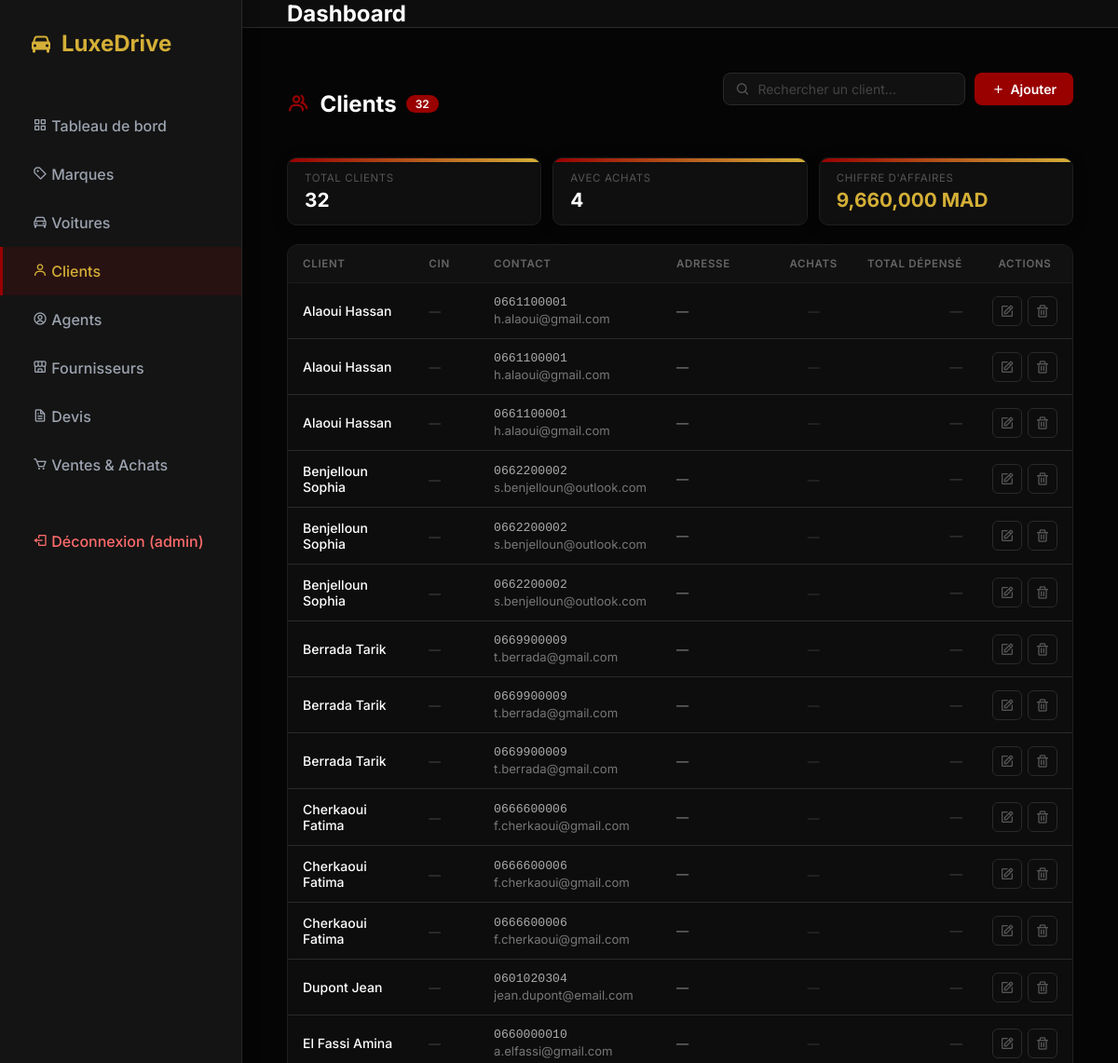
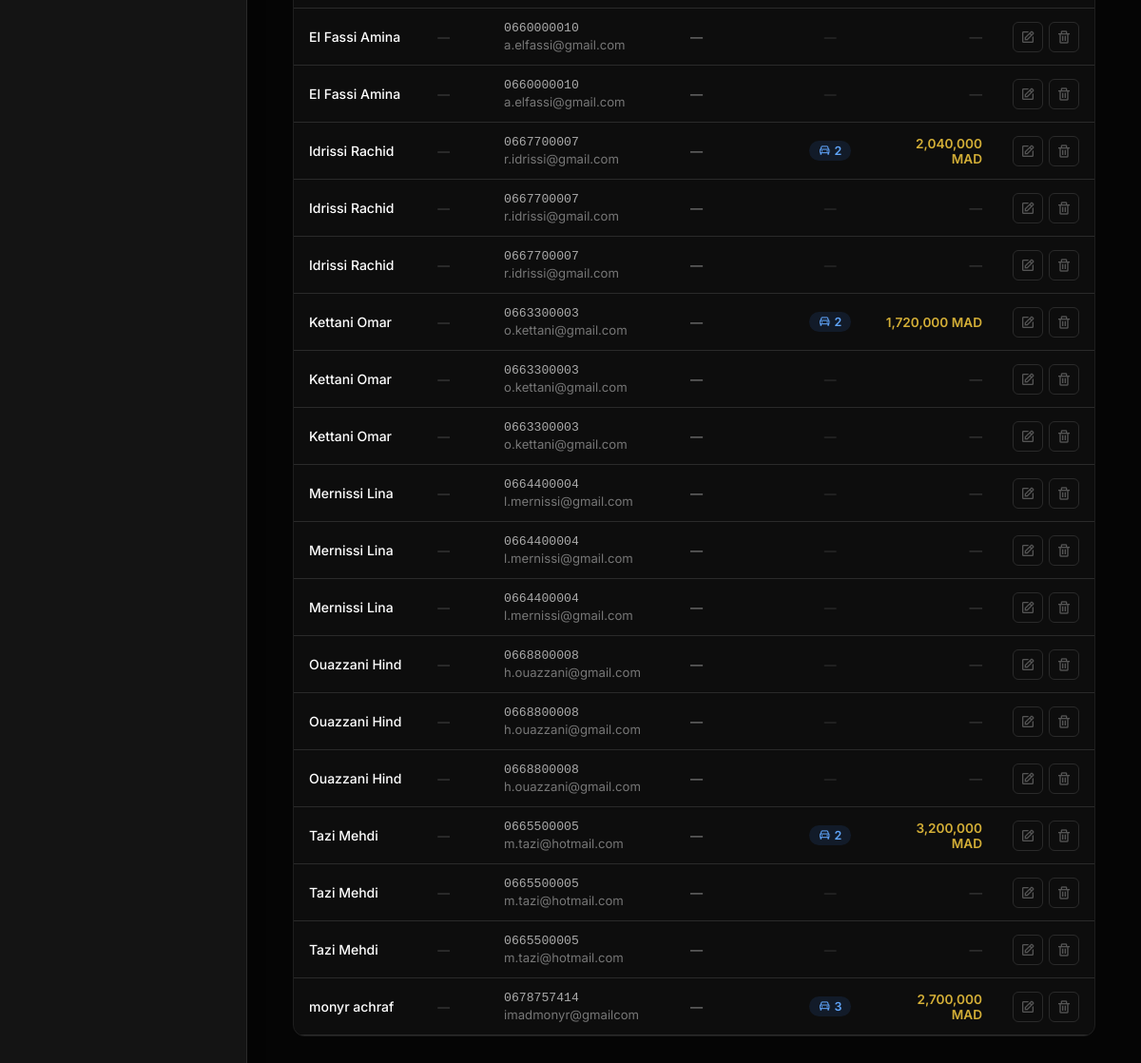
/clients (signed in), run on the app's committed database (2 pictures, top to bottom).
### tables this page shows
CREATE TABLE user (
    id_user INTEGER PRIMARY KEY AUTOINCREMENT,
    username TEXT UNIQUE NOT NULL,
    password TEXT NOT NULL,
    role TEXT CHECK( role IN ('admin', 'user') ) NOT NULL,
    id_client INTEGER,
    FOREIGN KEY (id_client) REFERENCES client(id_client)
);

CREATE TABLE client (
    id_client INTEGER PRIMARY KEY AUTOINCREMENT,
    nom TEXT,
    prenom TEXT,
    telephone TEXT,
    email TEXT
, cin TEXT);

### app.py (the view, shortened to what this page needs)
@app.route('/clients', methods=('GET', 'POST'))
@admin_required
def clients():
    db = get_db()
    cur = db.cursor()
    cur.execute('''
        SELECT
            c.id_client,
            c.nom,
            c.prenom,
            c.telephone,
            c.email,
            c.adresse,
            COUNT(DISTINCT v.id_vente)      AS nb_achats,
            COALESCE(SUM(f.total), 0)       AS total_depense
        FROM client c
        LEFT JOIN vente v    ON c.id_client = v.id_client
        LEFT JOIN facture f  ON v.id_vente  = f.id_vente
        GROUP BY c.id_client
        ORDER BY c.nom, c.prenom
    ''')
    clients_list = cur.fetchall()
    return render_template('clients.html', clients=clients_list)

### app.py (called while the page is built)
def get_db():
    db = getattr(g, '_database', None)
    if db is None:
        db = g._database = sqlite3.connect(DATABASE)
        db.row_factory = sqlite3.Row
    return db

@app.teardown_appcontext
def close_connection(exception):
    db = getattr(g, '_database', None)
    if db is not None:
        db.close()

@app.before_request
def load_logged_in_user():
    user_id = session.get('user_id')
    if user_id is None:
        g.user = None
    else:
        db = get_db()
        cur = db.cursor()
        cur.execute('SELECT * FROM user WHERE id_user = ?', (user_id,))
        g.user = cur.fetchone()

def admin_required(f):
    @wraps(f)
    def decorated_function(*args, **kwargs):
        if 'user_id' not in session or session.get('role') != 'admin':
            return redirect(url_for('voitures'))
        return f(*args, **kwargs)
    return decorated_function

### templates/clients.html (shortened to what this page needs)
{% extends 'base.html' %}
{% block content %}
<div class="page-header">
  <div class="page-title">
    <i class='bx bx-group'></i>
    Clients
    <span class="badge-count">{{ clients|length }}</span>
  </div>
  <div class="header-actions">
    <div class="search-bar">
      <i class='bx bx-search'></i>
      <input type="text" id="searchInput" placeholder="Rechercher un client…" oninput="filterTable()">
    </div>
    <button class="btn-add" onclick="toggleForm()">
      <i class='bx bx-plus'></i> Ajouter
    </button>
  </div>
</div>
<div class="stats-row">
  <div class="stat-card">
    <div class="label">Total clients</div>
    <div class="value">{{ clients|length }}</div>
  </div>
  <div class="stat-card">
    <div class="label">Avec achats</div>
    <div class="value">{{ clients | selectattr('nb_achats', 'gt', 0) | list | length }}</div>
  </div>
  <div class="stat-card">
    <div class="label">Chiffre d'affaires</div>
    <div class="value gold">{{ "{:,.0f}".format(clients | sum(attribute='total_depense') if clients else 0) }} MAD</div>
  </div>
</div>
<div class="table-wrapper">
  <table id="clientsTable">
    <colgroup>
      <col style="width:22%;">
      <col style="width:11%;">
      <col style="width:20%;">
      <col style="width:20%;">
      <col style="width:9%;">
      <col style="width:11%;">
      <col style="width:7%;">
    </colgroup>
    <thead>
      <tr>
        <th>Client</th>
        <th>CIN</th>
        <th>Contact</th>
        <th>Adresse</th>
        <th style="text-align:center;">Achats</th>
        <th style="text-align:right;">Total dépensé</th>
        <th style="text-align:center;">Actions</th>
      </tr>
    </thead>
    <tbody>
      {% if clients %}
        {% for c in clients %}
        <tr class="client-row">
          <td>
            <div class="td-name">{{ c.nom }} {{ c.prenom }}</div>
          </td>
          <td>
            {% if c.cin %}
              <span style="display:inline-block;font-family:'Courier New',monospace;font-size:0.75rem;color:#888;background:#141414;border:1px solid #222;border-radius:4px;padding:2px 7px;max-width:100%;overflow:hidden;text-overflow:ellipsis;white-space:nowrap;">{{ c.cin }}</span>
            {% else %}
              <span style="color:#444;font-size:0.8rem;">—</span>
            {% endif %}
          </td>
          <td>
            {% if c.telephone %}<div class="td-phone">{{ c.telephone }}</div>{% endif %}
            {% if c.email %}<div class="td-email" style="margin-top:2px;">{{ c.email }}</div>{% endif %}
          </td>
          <td class="td-address">{{ c.adresse or '—' }}</td>
          <td style="text-align:center;">
            {% if c.nb_achats and c.nb_achats > 0 %}
              <span class="td-badge blue"><i class='bx bx-car'></i> {{ c.nb_achats }}</span>
            {% else %}
              <span style="color:#333; font-size:0.8rem;">—</span>
            {% endif %}
          </td>
          <td class="td-total" style="text-align:right;">
            {% if c.total_depense and c.total_depense > 0 %}
              {{ "{:,.0f}".format(c.total_depense) }} MAD
            {% else %}
              <span style="color:#333;">—</span>
            {% endif %}
          </td>
          <td>
            <div class="actions" style="justify-content:center;">
              <a href="/clients/edit/{{ c.id_client }}" class="btn-icon edit" title="Modifier">
                <i class='bx bx-edit'></i>
              </a>
              <form method="POST" action="/clients/delete/{{ c.id_client }}" style="margin:0;"
                    onsubmit="return confirm('Supprimer ce client ?')">
                <button type="submit" class="btn-icon del" title="Supprimer">
                  <i class='bx bx-trash'></i>
                </button>
              </form>
            </div>
          </td>
        </tr>
        {% endfor %}
      {% endif %}
    </tbody>
  </table>
</div>
{% endblock %}

### templates/base.html (shortened to what this page needs)
<!DOCTYPE html>
<html lang="fr">
<head>
    <link rel="stylesheet" href="{{ url_for('static', filename='style.css') }}">
    <link href="https://unpkg.com/boxicons@2.1.4/css/boxicons.min.css" rel="stylesheet">
</head>
<body>
    <aside class="sidebar">
        <div class="brand">
            <i class='bx bxs-car'></i>
            <span>LuxeDrive</span>
        </div>
        <ul class="nav-links">
            {% if g.user and g.user.role == 'admin' %}
            <li><a href="{{ url_for('dashboard') }}" class="{% if request.endpoint == 'dashboard' %}active{% endif %}"><i class='bx bx-grid-alt'></i> Tableau de bord</a></li>
            {% endif %}
            <li><a href="{{ url_for('marques') }}" class="{% if request.endpoint in ['marques','marque_detail'] %}active{% endif %}"><i class='bx bx-purchase-tag-alt'></i> Marques</a></li>
            {% if g.user and g.user.role == 'admin' %}
            <li><a href="{{ url_for('voitures') }}" class="{% if request.endpoint in ['voitures','voitures_add','voiture_detail','voiture_edit'] %}active{% endif %}"><i class='bx bx-car'></i> Voitures</a></li>
            {% endif %}
            {% if g.user and g.user.role == 'admin' %}
            <li><a href="{{ url_for('clients') }}" class="{% if request.endpoint in ['clients','client_edit'] %}active{% endif %}"><i class='bx bx-user'></i> Clients</a></li>
            <li><a href="{{ url_for('agents') }}" class="{% if request.endpoint in ['agents','agent_edit'] %}active{% endif %}"><i class='bx bx-user-circle'></i> Agents</a></li>
            <li><a href="{{ url_for('fournisseurs') }}" class="{% if request.endpoint in ['fournisseurs','fournisseur_edit'] %}active{% endif %}"><i class='bx bx-store-alt'></i> Fournisseurs</a></li>
            <li><a href="{{ url_for('devis_select') }}" class="{% if request.endpoint in ['devis_select','devis'] %}active{% endif %}"><i class='bx bx-file'></i> Devis</a></li>
            <li><a href="{{ url_for('transactions') }}" class="{% if request.endpoint == 'transactions' %}active{% endif %}"><i class='bx bx-cart'></i> Ventes & Achats</a></li>
            {% endif %}
            <li style="margin-top:30px;">
                <a href="{{ url_for('logout') }}" style="color:#ff6b6b;">
                    <i class='bx bx-log-out'></i> Déconnexion ({{ g.user.username if g.user else '' }})
                </a>
            </li>
        </ul>
    </aside>
    <div class="main-content">
        <header>
            <h1 class="page-title">{% block page_title %}Dashboard{% endblock %}</h1>
        </header>
        <main>
            {% block content %}{% endblock %}
        </main>
    </div>
</body>
</html>

### static/style.css (style rules this page uses)
:root { --primary-color: #990000; --primary-hover: #7a0000; --accent-gold: #D4AF37; --bg-color: #050505; --sidebar-bg: #141414; --card-bg: #141414; --text-main: #f8fafc; --text-muted: #9ca3af; --border-color: #2a2a2a; --success: #10b981; --warning: #f59e0b; --danger: #ef4444; }
* { box-sizing: border-box; margin: 0; padding: 0; font-family: 'Inter', sans-serif; }
body { background-color: var(--bg-color); color: var(--text-main); display: flex; height: 100vh; overflow: hidden; }
.sidebar { width: 260px; background-color: var(--sidebar-bg); border-right: 1px solid var(--border-color); display: flex; flex-direction: column; padding: 2rem 0; box-shadow: 4px 0 15px rgba(0,0,0,0.2); z-index: 10; }
.brand { padding: 0 2rem; font-size: 1.5rem; font-weight: 700; color: var(--accent-gold); margin-bottom: 3rem; display: flex; align-items: center; gap: 10px; }
.nav-links { list-style: none; display: flex; flex-direction: column; }
.nav-links li { width: 100%; }
.nav-links a { display: block; padding: 1rem 2rem; color: var(--text-muted); text-decoration: none; font-weight: 500; transition: all 0.3s ease; border-left: 3px solid transparent; }
.nav-links a:hover, .nav-links a.active { background-color: rgba(153, 0, 0, 0.15); color: var(--accent-gold); border-left: 3px solid var(--primary-color); }
.main-content { flex: 1; display: flex; flex-direction: column; overflow-y: auto; }
header { height: 80px; display: flex; align-items: center; padding: 0 3rem; background: rgba(18, 18, 18, 0.7); backdrop-filter: blur(10px); border-bottom: 1px solid var(--border-color); position: sticky; top: 0; z-index: 5; }
.page-title { font-size: 1.25rem; font-weight: 600; }
main { padding: 3rem; flex: 1; }
.stat-card { background-color: var(--card-bg); border-radius: 16px; padding: 2rem; border: 1px solid var(--border-color); box-shadow: 0 4px 20px rgba(0,0,0,0.1); transition: transform 0.3s ease, box-shadow 0.3s ease; position: relative; overflow: hidden; }
.stat-card::before { content: ''; position: absolute; top: 0; left: 0; width: 100%; height: 4px; background: linear-gradient(90deg, var(--primary-color), var(--accent-gold)); }
table { width: 100%; border-collapse: collapse; }
th, td { padding: 1.25rem; text-align: left; border-bottom: 1px solid var(--border-color); }
th { background-color: rgba(0,0,0,0.2); color: var(--text-muted); font-weight: 600; font-size: 0.85rem; text-transform: uppercase; letter-spacing: 0.5px; }
.header-actions { display: flex; justify-content: space-between; align-items: center; margin-bottom: 2rem; }

### data on the page
user: user "admin"
client: nom "Alaoui", prenom "Hassan", telephone "0661100001", email "h.alaoui@gmail.com", adresse "—"
client: nom "Alaoui", prenom "Hassan", telephone "0661100001", email "h.alaoui@gmail.com", adresse "—"
client: nom "Alaoui", prenom "Hassan", telephone "0661100001", email "h.alaoui@gmail.com", adresse "—"
client: nom "Benjelloun", prenom "Sophia", telephone "0662200002", email "s.benjelloun@outlook.com", adresse "—"
client: nom "Benjelloun", prenom "Sophia", telephone "0662200002", email "s.benjelloun@outlook.com", adresse "—"
client: nom "Benjelloun", prenom "Sophia", telephone "0662200002", email "s.benjelloun@outlook.com", adresse "—"
client: nom "Berrada", prenom "Tarik", telephone "0669900009", email "t.berrada@gmail.com", adresse "—"
client: nom "Berrada", prenom "Tarik", telephone "0669900009", email "t.berrada@gmail.com", adresse "—"
client: nom "Berrada", prenom "Tarik", telephone "0669900009", email "t.berrada@gmail.com", adresse "—"
client: nom "Cherkaoui", prenom "Fatima", telephone "0666600006", email "f.cherkaoui@gmail.com", adresse "—"
client: nom "Cherkaoui", prenom "Fatima", telephone "0666600006", email "f.cherkaoui@gmail.com", adresse "—"
client: nom "Cherkaoui", prenom "Fatima", telephone "0666600006", email "f.cherkaoui@gmail.com", adresse "—"
client: nom "Dupont", prenom "Jean", telephone "0601020304", email "jean.dupont@email.com", adresse "—"
client: nom "El Fassi", prenom "Amina", telephone "0660000010", email "a.elfassi@gmail.com", adresse "—"
client: nom "El Fassi", prenom "Amina", telephone "0660000010", email "a.elfassi@gmail.com", adresse "—"
client: nom "El Fassi", prenom "Amina", telephone "0660000010", email "a.elfassi@gmail.com", adresse "—"
client: nom "Idrissi", prenom "Rachid", telephone "0667700007", email "r.idrissi@gmail.com", adresse "—", nb_achats "2", total_depense "2,040,000"
client: nom "Idrissi", prenom "Rachid", telephone "0667700007", email "r.idrissi@gmail.com", adresse "—"
client: nom "Idrissi", prenom "Rachid", telephone "0667700007", email "r.idrissi@gmail.com", adresse "—"
client: nom "Kettani", prenom "Omar", telephone "0663300003", email "o.kettani@gmail.com", adresse "—", nb_achats "2", total_depense "1,720,000"
client: nom "Kettani", prenom "Omar", telephone "0663300003", email "o.kettani@gmail.com", adresse "—"
client: nom "Kettani", prenom "Omar", telephone "0663300003", email "o.kettani@gmail.com", adresse "—"
client: nom "Mernissi", prenom "Lina", telephone "0664400004", email "l.mernissi@gmail.com", adresse "—"
client: nom "Mernissi", prenom "Lina", telephone "0664400004", email "l.mernissi@gmail.com", adresse "—"
client: nom "Mernissi", prenom "Lina", telephone "0664400004", email "l.mernissi@gmail.com", adresse "—"
client: nom "Ouazzani", prenom "Hind", telephone "0668800008", email "h.ouazzani@gmail.com", adresse "—"
client: nom "Ouazzani", prenom "Hind", telephone "0668800008", email "h.ouazzani@gmail.com", adresse "—"
client: nom "Ouazzani", prenom "Hind", telephone "0668800008", email "h.ouazzani@gmail.com", adresse "—"
client: nom "Tazi", prenom "Mehdi", telephone "0665500005", email "m.tazi@hotmail.com", adresse "—", nb_achats "2", total_depense "3,200,000"
client: nom "Tazi", prenom "Mehdi", telephone "0665500005", email "m.tazi@hotmail.com", adresse "—"
client: nom "Tazi", prenom "Mehdi", telephone "0665500005", email "m.tazi@hotmail.com", adresse "—"
client: nom "monyr", prenom "achraf", telephone "0678757414", email "imadmonyr@gmailcom", adresse "—", nb_achats "3", total_depense "2,700,000"

### other printed values
{{ clients|length }} "32"
{{ clients | selectattr('nb_achats', 'gt', 0) | list | length }} "4"
